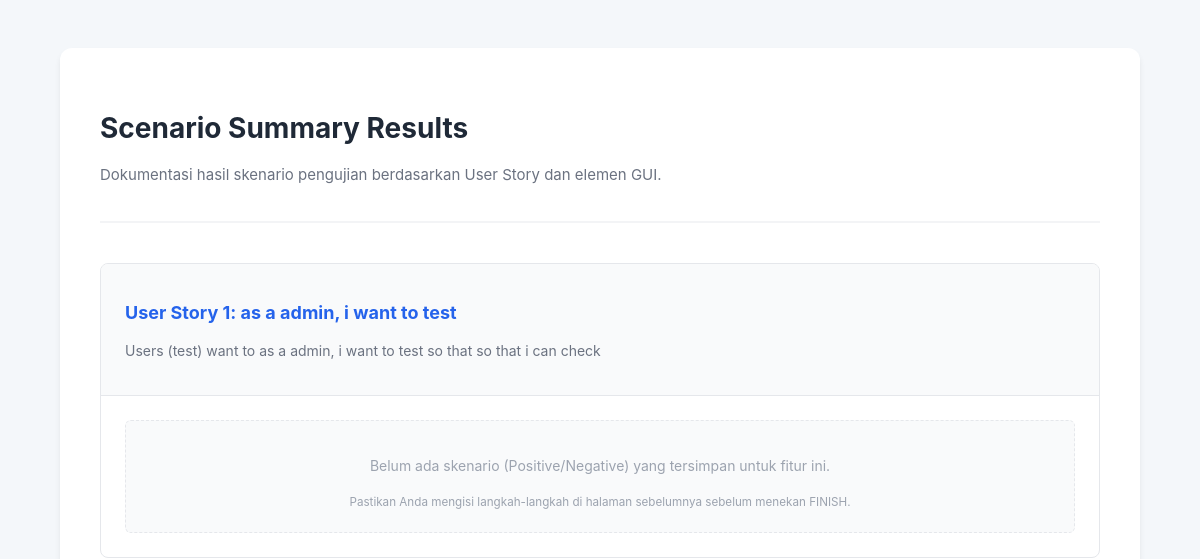
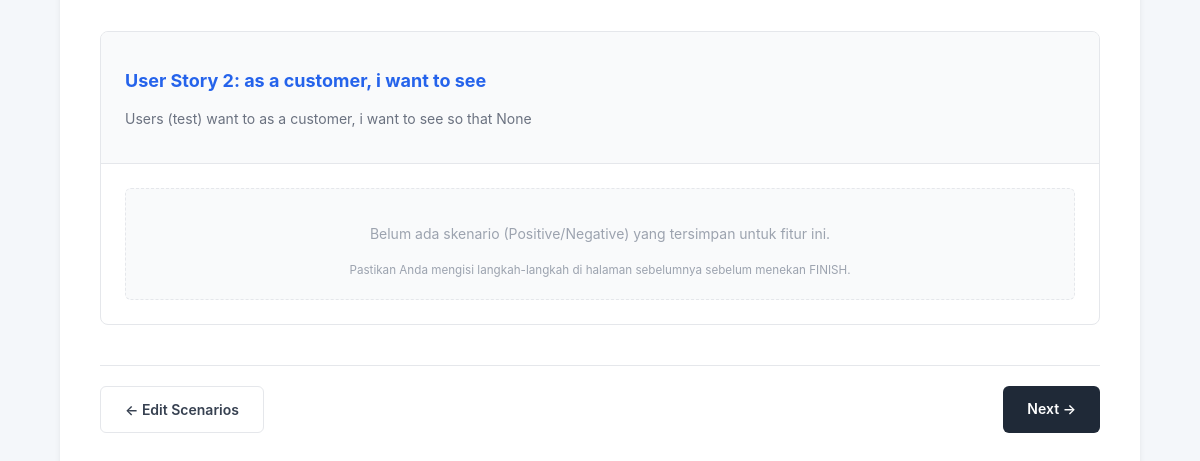
Page /scenario_result/ on the earlier database version (2 pictures, top to bottom).
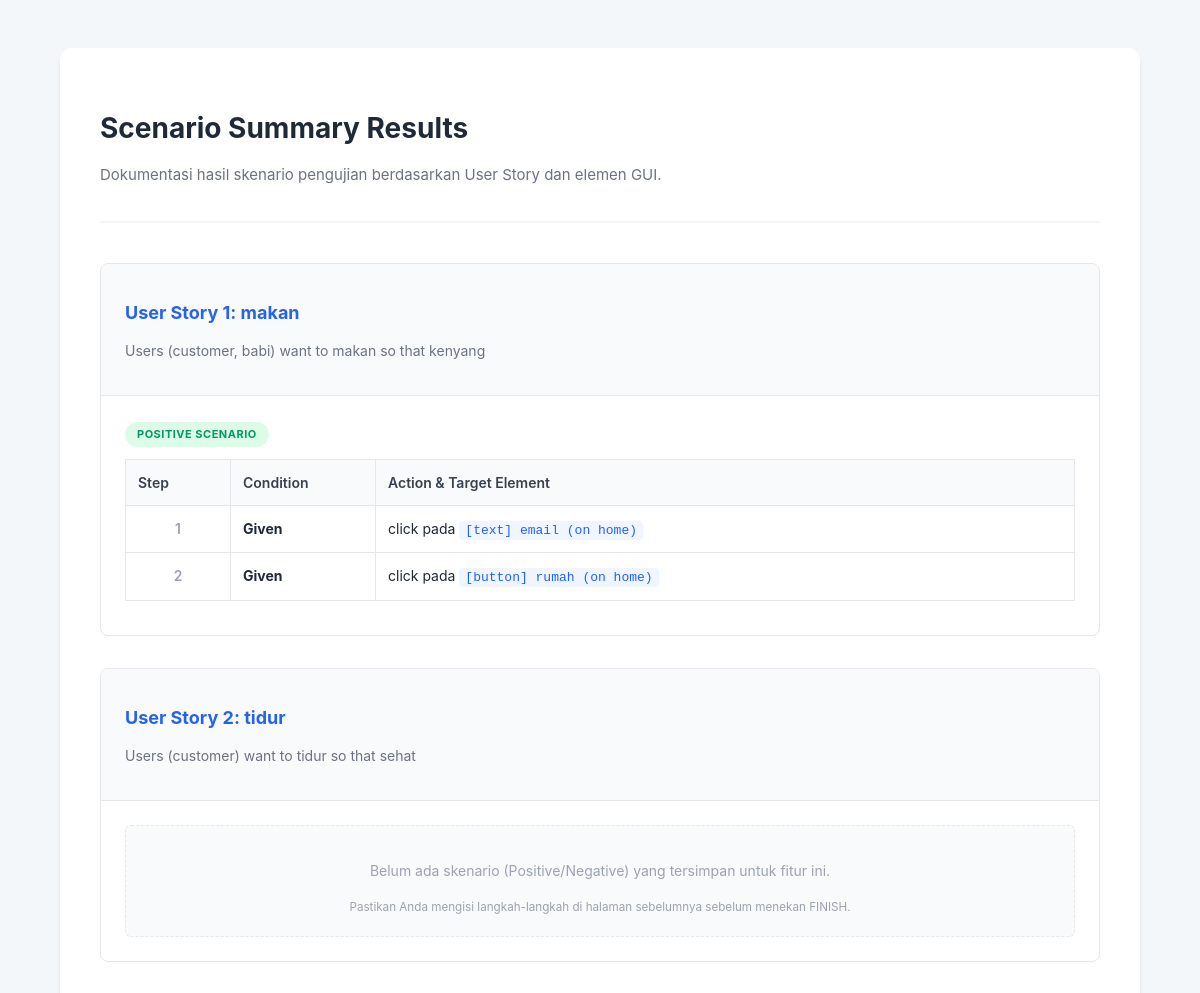
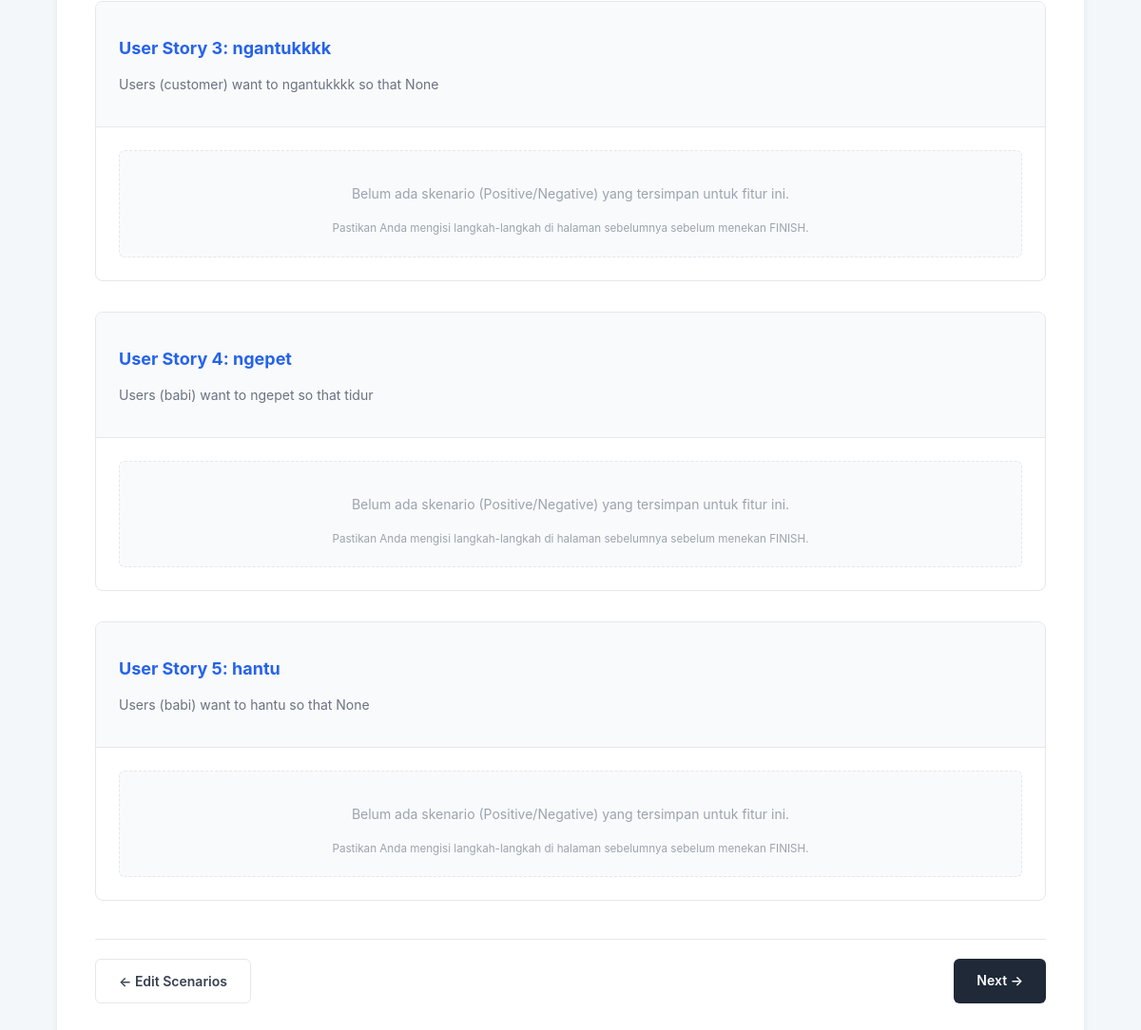
Same page on the later database version (2 pictures, top to bottom).
### main/models.py (models this page shows, shortened)
class UseCaseSpecification(models.Model):
    id = models.AutoField(primary_key=True)
    gui = models.ForeignKey(GUI, on_delete=models.CASCADE, null=True, blank=True)
    feature_name = models.CharField(max_length=255, default="Feature")
    summary_description = models.TextField(null=True, blank=True)
    PRIORITY_CHOICES = [
        ('Must Have', 'Must Have'),
        ('Should Have', 'Should Have'),
        ('Could Have', 'Could Have'),
        ("Won't Have", "Won't Have"),
    ]
    priority = models.CharField(max_length=50, choices=PRIORITY_CHOICES, default='Must Have')
    STATUS_CHOICES = [
        ('Active', 'Active'),
        ('Inactive', 'Inactive')
    ]
    status = models.CharField(max_length=50, choices=STATUS_CHOICES, default='Active')
    input_precondition = models.TextField(null=True, blank=True)
    input_postcondition = models.TextField(null=True, blank=True)

class TestScenario(models.Model):
    SCENARIO_TYPES = [('Positive', 'Positive'), ('Negative', 'Negative')]
    use_case = models.ForeignKey(UseCaseSpecification, on_delete=models.CASCADE, related_name='scenarios')
    scenario_type = models.CharField(max_length=20, choices=SCENARIO_TYPES)

class TestStep(models.Model):
    scenario = models.ForeignKey(TestScenario, on_delete=models.CASCADE, related_name='steps')
    step_number = models.IntegerField()
    condition = models.CharField(max_length=50)
    action_type = models.CharField(max_length=50)
    target_id = models.CharField(max_length=100, null=True, blank=True)
    target_text = models.CharField(max_length=255, null=True, blank=True)

### main/views.py (the view)
# urls.py: path('scenario_result/', views.scenario_result, name='scenario_result'),
def scenario_result(request):
    specs = UseCaseSpecification.objects.prefetch_related(
        'scenarios__steps'  # ← Sesuaikan dengan related_name di models
    ).all()
    print("=" * 60)
    print("🔍 SCENARIO RESULT DEBUG")
    print(f"Total Specs: {specs.count()}")
    for spec in specs:
        scenarios = spec.scenarios.all()  # ← Ganti jadi .scenarios
        print(f"\nSpec: {spec.feature_name} (ID: {spec.id})")
        print(f"  Scenarios: {scenarios.count()}")
        for scenario in scenarios:
            steps = scenario.steps.all()  # ← Ganti jadi .steps
            print(f"    - {scenario.scenario_type}: {steps.count()} steps")
    print("=" * 60)
    return render(request, 'main/scenario_result.html', {'specs': specs})

### main/templates/main/scenario_result.html (shortened to what this page needs)
<!DOCTYPE html>
<html lang="en">
<head>
</head>
<body>
<div class="container">
    <header>
        <h1>Scenario Summary Results</h1>
        <p class="subtitle">Dokumentasi hasil skenario pengujian berdasarkan User Story dan elemen GUI.</p>
    </header>
    {% for spec in specs %}
    <div class="story-card">
        <div class="story-header">
            <h2>User Story {{ forloop.counter }}: {{ spec.feature_name }}</h2>
            <p style="font-size: 14px; color: #6b7280;">{{ spec.summary_description|default:"No description provided." }}</p>
        </div>
        <div class="scenario-container">
            {% for scenario in spec.scenarios.all %}
            <div class="scenario-group">
                <span class="scenario-badge {% if scenario.scenario_type == 'Positive' %}bg-pos{% else %}bg-neg{% endif %}">
                    {{ scenario.scenario_type }} Scenario
                </span>
                <table class="result-table">
                    <thead>
                        <tr>
                            <th width="80">Step</th>
                            <th width="120">Condition</th>
                            <th>Action & Target Element</th>
                        </tr>
                    </thead>
                    <tbody>
                        {% for step in scenario.steps.all|dictsort:"step_number" %}
                        <tr>
                            <td class="step-col">{{ step.step_number }}</td>
                            <td class="cond-col">{{ step.condition }}</td>
                            <td>
                                <span>{{ step.action_type }}</span> pada
                                <span class="target-highlight">{{ step.target_text }}</span>
                            </td>
                        </tr>
                        {% endfor %}
                    </tbody>
                </table>
            </div>
            {% empty %}
            <div class="no-data">
                <p>Belum ada skenario (Positive/Negative) yang tersimpan untuk fitur ini.</p>
                <small>Pastikan Anda mengisi langkah-langkah di halaman sebelumnya sebelum menekan FINISH.</small>
            </div>
            {% endfor %}
        </div>
    </div>
    {% endfor %}
    <div class="navigation">
        <a href="{% url 'main:user_scenario' %}" class="btn btn-secondary">&larr; Edit Scenarios</a>
        <a href="{% url 'main:import_sql' %}" class="btn btn-primary">Next &rarr;</a>
    </div>
</div>
</body>
</html>

### main/templates/main/scenario_result.html (style rules this page uses)
:root { --primary: #2563eb; --success: #059669; --danger: #dc2626; --gray-50: #f9fafb; --gray-100: #f3f4f6; --gray-200: #e5e7eb; --gray-700: #374151; --gray-800: #1f2937; }
body { font-family: 'Inter', -apple-system, sans-serif; background-color: #f4f7fa; color: var(--gray-800); line-height: 1.5; padding: 40px 20px; }
.container { max-width: 1000px; margin: 0 auto; background: #ffffff; padding: 40px; border-radius: 12px; box-shadow: 0 4px 6px -1px rgba(0, 0, 0, 0.1); }
header { border-bottom: 2px solid var(--gray-100); padding-bottom: 20px; margin-bottom: 40px; }
h1 { font-size: 28px; margin-bottom: 8px; color: var(--gray-800); }
.subtitle { color: #6b7280; font-size: 15px; }
.story-card { border: 1px solid var(--gray-200); border-radius: 8px; margin-bottom: 32px; overflow: hidden; }
.story-header { background: var(--gray-50); padding: 20px 24px; border-bottom: 1px solid var(--gray-200); }
.story-header h2 { font-size: 18px; color: var(--primary); margin-bottom: 4px; }
.scenario-container { padding: 24px; }
.scenario-group { margin-bottom: 24px; }
.scenario-group:last-child { margin-bottom: 0; }
.scenario-badge { display: inline-block; padding: 4px 12px; border-radius: 20px; font-size: 11px; font-weight: 700; text-transform: uppercase; letter-spacing: 0.5px; margin-bottom: 12px; }
.bg-pos { background: #dcfce7; color: var(--success); }
.result-table { width: 100%; border-collapse: collapse; font-size: 14px; margin-bottom: 10px; }
.result-table th { background: var(--gray-50); text-align: left; padding: 12px; border: 1px solid var(--gray-200); color: var(--gray-700); font-weight: 600; }
.result-table td { padding: 12px; border: 1px solid var(--gray-200); vertical-align: top; }
.step-col { text-align: center; font-weight: 600; color: #9ca3af; }
.cond-col { font-weight: 700; color: var(--gray-800); width: 100px; }
.target-highlight { background: #eff6ff; color: var(--primary); padding: 2px 6px; border-radius: 4px; font-family: 'SFMono-Regular', Consolas, monospace; font-size: 13px; }
.no-data { padding: 20px; background: var(--gray-50); border: 1px dashed var(--gray-200); border-radius: 6px; text-align: center; color: #9ca3af; font-size: 14px; }
.navigation { display: flex; justify-content: space-between; margin-top: 40px; padding-top: 20px; border-top: 1px solid var(--gray-200); }
.btn { padding: 12px 24px; border-radius: 6px; text-decoration: none; font-weight: 600; font-size: 14px; transition: all 0.2s; }
.btn-secondary { background: white; border: 1px solid var(--gray-200); color: var(--gray-700); }
.btn-primary { background: var(--gray-800); color: white; border: none; }

Differences in the rows shown:
removed UseCaseSpecification: feature_name "as a admin, i want to test", summary_description "Users (test) want to as a admin, i want to test so that so that i can check"
removed UseCaseSpecification: feature_name "as a customer, i want to see", summary_description "Users (test) want to as a customer, i want to see so that None"
added UseCaseSpecification: feature_name "makan", summary_description "Users (customer, babi) want to makan so that kenyang"
added TestScenario: scenario_type "POSITIVE"
added TestStep: step_number "1", condition "Given", action_type "click", target_text "[text] email (on home)"
added TestStep: step_number "2", condition "Given", action_type "click", target_text "[button] rumah (on home)"
added UseCaseSpecification: feature_name "tidur", summary_description "Users (customer) want to tidur so that sehat"
added UseCaseSpecification: feature_name "ngantukkkk", summary_description "Users (customer) want to ngantukkkk so that None"
added UseCaseSpecification: feature_name "ngepet", summary_description "Users (babi) want to ngepet so that tidur"
added UseCaseSpecification: feature_name "hantu", summary_description "Users (babi) want to hantu so that None"
